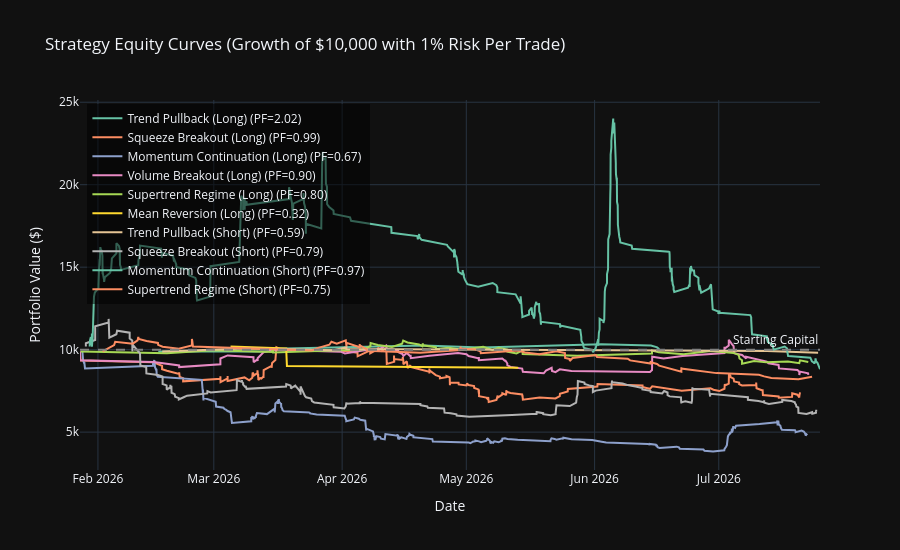

The notebook cell saved with this chart:
### Markdown cell above
## 5. Equity Curves Comparison

### Code cell
fig = go.Figure()

colors = px.colors.qualitative.Set2
for i, (strat_name, df_hist) in enumerate(equity_curves.items()):
    color = colors[i % len(colors)]
    pf = df_results[df_results['Strategy'] == strat_name]['Net Profit Factor'].values
    label = f"{strat_name} (PF={pf[0]:.2f})" if len(pf) > 0 else strat_name
    fig.add_trace(go.Scatter(
        x=df_hist['time'], y=df_hist['equity'],
        mode='lines', name=label,
        line=dict(color=color, width=2)
    ))

fig.add_hline(y=10000, line_dash='dash', line_color='gray', annotation_text='Starting Capital')

fig.update_layout(
    title='Strategy Equity Curves (Growth of $10,000 with 1% Risk Per Trade)',
    xaxis_title='Date',
    yaxis_title='Portfolio Value ($)',
    template='plotly_dark',
    height=550,
    legend=dict(yanchor='top', y=0.99, xanchor='left', x=0.01, bgcolor='rgba(0,0,0,0.5)')
)
fig.show()
